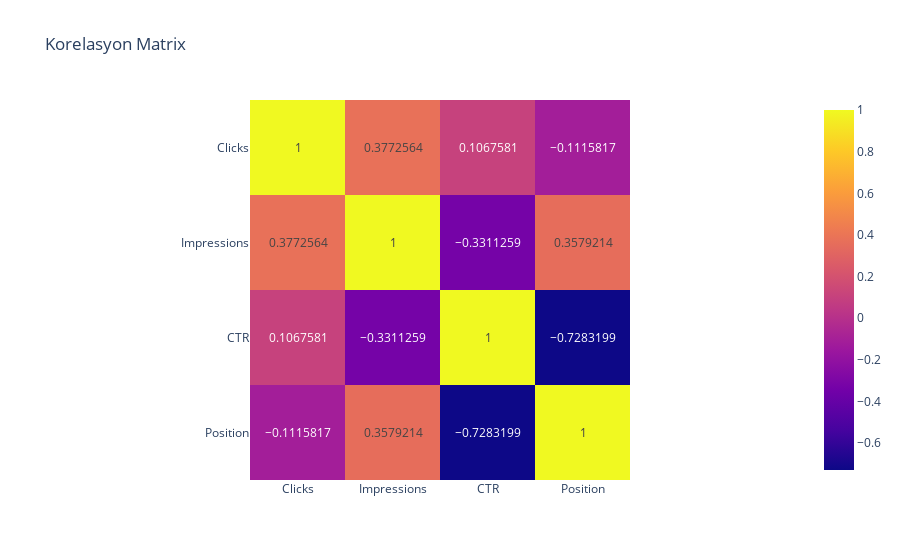

The cell this chart's notebook holds for it:
### Code cell
# Korelasyon matrisi görselleştirmesi
correlation_matrix = q_df[['Clicks', 'Impressions', 'CTR', 'Position']].corr()
fig_corr = px.imshow(correlation_matrix, text_auto=True, title='Korelasyon Matrix')
fig_corr.show()

### Figure 1 — Plotly figure (JSON) as saved in the notebook; plotly's stock layout.template omitted (floating-point values rounded to 4 significant figures)
{"data": [{"coloraxis": "coloraxis", "hovertemplate": "x: %{x}<br>y: %{y}<br>color: %{z}<extra></extra>", "name": "0", "texttemplate": "%{z}", "type": "heatmap", "x": ["Clicks", "Impressions", "CTR", "Position"], "xaxis": "x", "y": ["Clicks", "Impressions", "CTR", "Position"], "yaxis": "y", "z": [[1, 0.3773, 0.1068, -0.1116], [0.3773, 1, -0.3311, 0.3579], [0.1068, -0.3311, 1, -0.7283], [-0.1116, 0.3579, -0.7283, 1]]}], "layout": {"coloraxis": {"colorscale": [[0, "#0d0887"], [0.1111, "#46039f"], [0.2222, "#7201a8"], [0.3333, "#9c179e"], [0.4444, "#bd3786"], [0.5556, "#d8576b"], [0.6667, "#ed7953"], [0.7778, "#fb9f3a"], [0.8889, "#fdca26"], [1, "#f0f921"]]}, "title": {"text": "Korelasyon Matrix"}, "xaxis": {"anchor": "y", "constrain": "domain", "domain": [0, 1], "scaleanchor": "y"}, "yaxis": {"anchor": "x", "autorange": "reversed", "constrain": "domain", "domain": [0, 1]}}}
